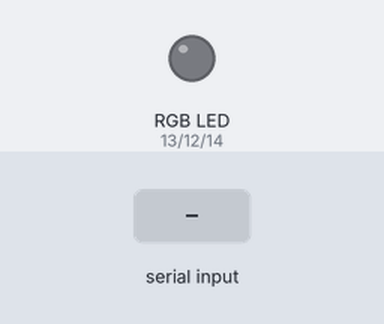
The sketch below on a simulated Arduino Uno, built with avr-gcc and run on an emulated ATmega328P. On the bench: an RGB LED mixed from three pins (HIGH = lit). Inputs (shaded band) come from the test bench. Dim RGB values are drawn brighter than linear.

Above: at 1.2 s.
1.3 s: "RED\n" received over Serial
At 2.5 s:
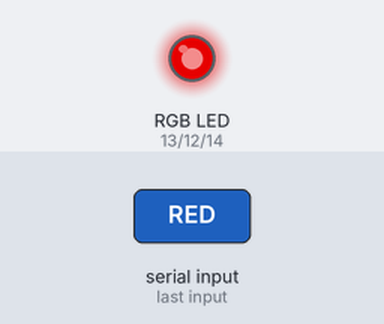
2.8 s: "GREEN\n" received over Serial
At 5.01 s:
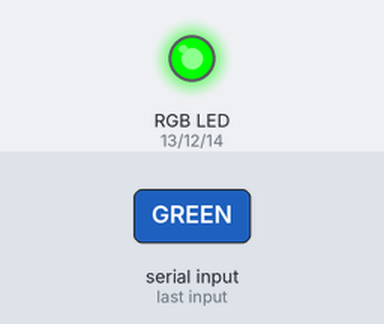
5.8 s: "YELLOW\n" received over Serial
At 7.21 s:
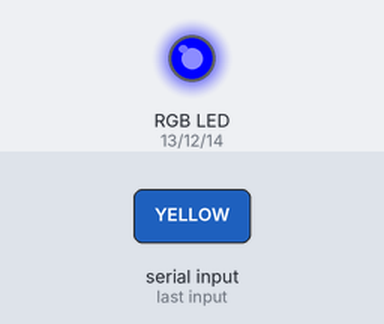
8.8 s: "RED\n" received over Serial
At 10.4 s:
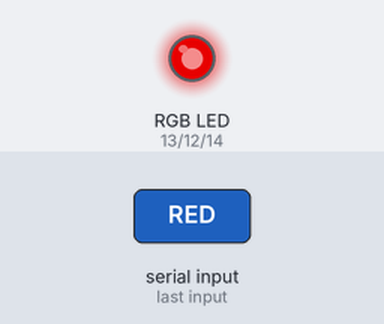
11.3 s: "BLUE\n" received over Serial
At 14.2 s:
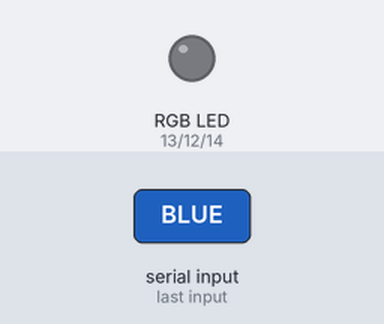
14.3 s: "NONE\n" received over Serial
At 15.1 s:
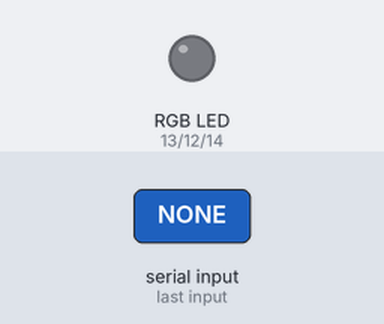
Timing chart, 0 to 16.8 s (numbered marks = the images above; inputs shaded):
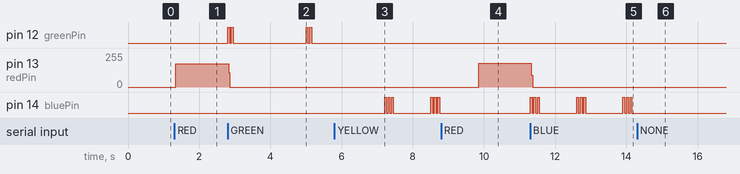

Measured:
- after the input at 1.3 s, pin 13 (redPin): 0/255 → 175/255 at once
- after the input at 2.8 s, pin 13 (redPin): 175/255 → 0/255 at once
- after the input at 5.8 s, pin 12 (greenPin): stops changing and stays LOW
- after the input at 8.8 s, pin 13 (redPin): 0/255 → 179/255 after 1.0 s; pin 14 (bluePin): stops changing and stays LOW
- after the input at 11.3 s, pin 13 (redPin): 179/255 → 0/255 at once; pin 14 (bluePin): LOW → HIGH at once, then repeats every 1.3 s: 2 × (LOW 0.05 s, HIGH 0.05 s), LOW 1.1 s, HIGH 0.05 s
- after the input at 14.3 s, pin 14 (bluePin): stops changing and stays LOW

The sketch:

ex33.ino
```cpp
int redPin = 13;
int greenPin = 12;
int bluePin = 14;

String command = "";

void setup() {
  Serial.begin(9600);

  pinMode(redPin, OUTPUT);
  pinMode(greenPin, OUTPUT);
  pinMode(bluePin, OUTPUT);

  allOff();
}

void loop() {

  if (Serial.available() > 0) {
    command = Serial.readStringUntil('\n');
    command.trim();
  }

  if (command == "RED") {

    allOff();
    digitalWrite(redPin, HIGH);

  }
  else if (command == "GREEN") {

    allOff();

    for (int i = 0; i < 2; i++) {
      digitalWrite(greenPin, HIGH);
      delay(50);
      digitalWrite(greenPin, LOW);
      delay(50);
    }

    delay(2000);

  }
  else if (command == "YELLOW" || command == "BLUE") {

    allOff();

    for (int i = 0; i < 3; i++) {
      digitalWrite(bluePin, HIGH);
      delay(50);
      digitalWrite(bluePin, LOW);
      delay(50);
    }

    delay(1000);

  }
  else if (command == "NONE" || command == "OFF") {

    allOff();
    command = "";

  }
}

void allOff() {
  digitalWrite(redPin, LOW);
  digitalWrite(greenPin, LOW);
  digitalWrite(bluePin, LOW);
}
```
